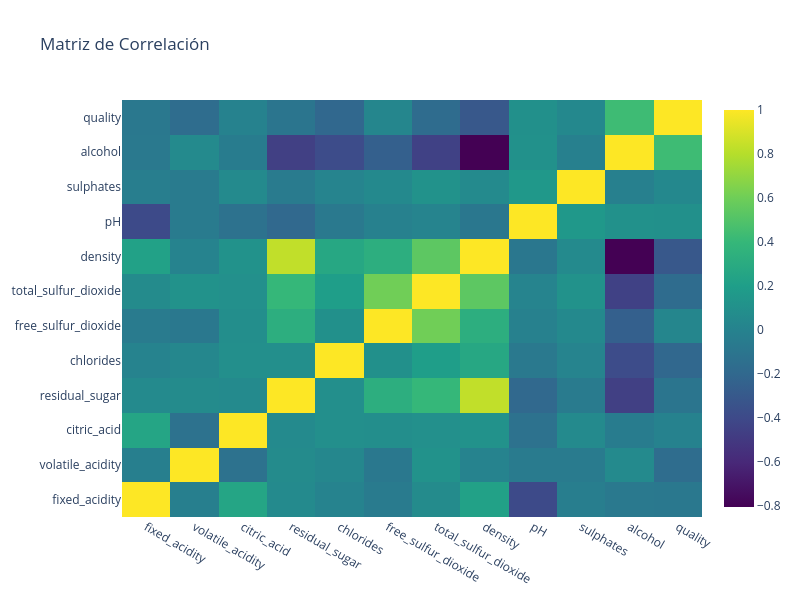

The cell this chart's notebook holds for it:
### Code cell
analisis_white_2.corr_matrix()

### Figure 1 — Plotly figure (JSON) as saved in the notebook; plotly's stock layout.template omitted (floating-point values rounded to 4 significant figures; data arrays with more than 128 entries replaced by an {"elided": "..."} marker saying what was removed)
{"data": [{"colorscale": [[0, "#440154"], [0.1111, "#482878"], [0.2222, "#3e4989"], [0.3333, "#31688e"], [0.4444, "#26828e"], [0.5556, "#1f9e89"], [0.6667, "#35b779"], [0.7778, "#6ece58"], [0.8889, "#b5de2b"], [1, "#fde725"]], "type": "heatmap", "x": ["fixed_acidity", "volatile_acidity", "citric_acid", "residual_sugar", "chlorides", "free_sulfur_dioxide", "total_sulfur_dioxide", "density", "pH", "sulphates", "alcohol", "quality"], "y": ["fixed_acidity", "volatile_acidity", "citric_acid", "residual_sugar", "chlorides", "free_sulfur_dioxide", "total_sulfur_dioxide", "density", "pH", "sulphates", "alcohol", "quality"], "z": {"elided": "12x12 float values"}}], "layout": {"height": 600, "title": {"text": "Matriz de Correlación"}, "width": 800}}
